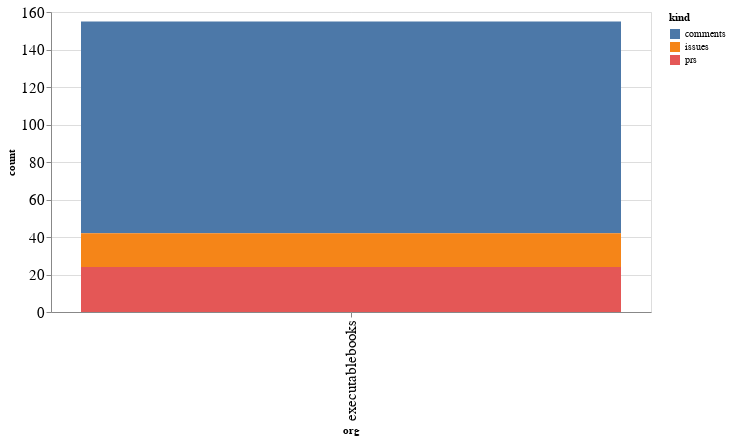

Notebook code cell kept with this figure:
### Code cell
alt.Chart(org_summaries, width=600).mark_bar().encode(
    x='org',
    y='count',
    color='kind',
    tooltip="org"
)

### Figure 1 — Vega-Lite specification as saved in the notebook (floating-point values rounded to 4 significant figures)
{"config": {"axisLeft": {"labelFontSize": 15}, "axisBottom": {"labelFontSize": 15}}, "data": {"name": "data-b5b90305ecc028a8c61559a57e14b61e"}, "mark": "bar", "encoding": {"color": {"type": "nominal", "field": "kind"}, "tooltip": {"type": "nominal", "field": "org"}, "x": {"type": "nominal", "field": "org"}, "y": {"type": "quantitative", "field": "count"}}, "width": 600, "$schema": "https://vega.github.io/schema/vega-lite/v4.8.1.json", "datasets": {"data-b5b90305ecc028a8c61559a57e14b61e": [{"org": "executablebooks", "kind": "comments", "count": 113}, {"org": "executablebooks", "kind": "issues", "count": 18}, {"org": "executablebooks", "kind": "prs", "count": 24}]}}
